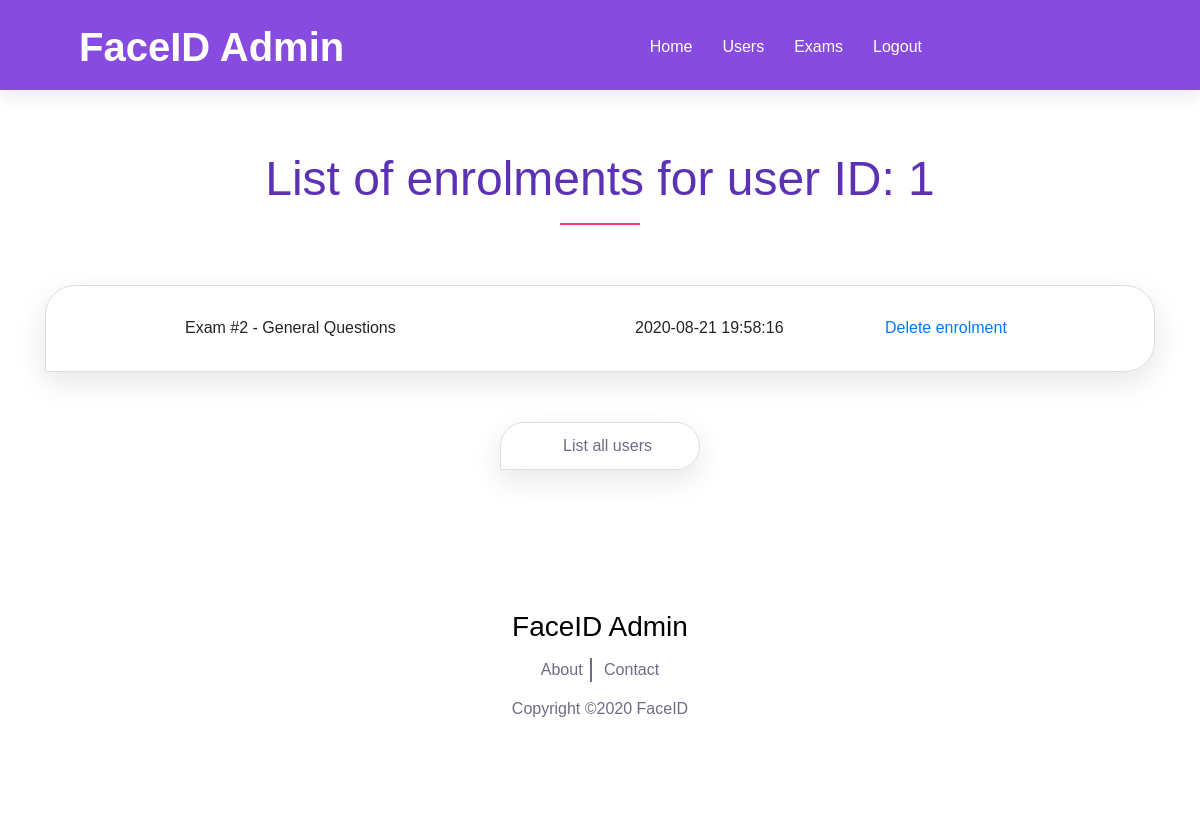
Before: /admin/enrolment/user/1 with the older database file.
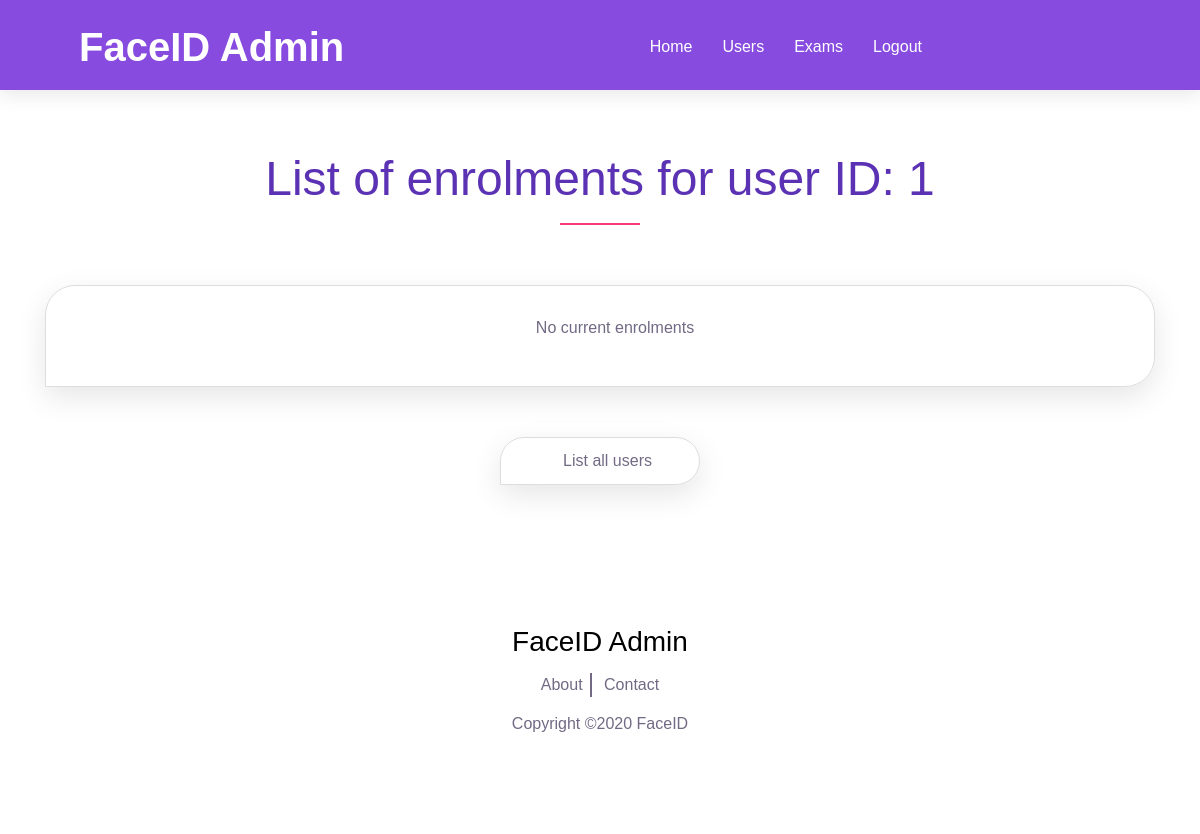
After: the same page with the newer database file.
### app/models.py (models this page shows)
class Enrolment(db.Model):
    __tablename__ = 'enrolment'
    id = db.Column(db.Integer, primary_key=True)
    user_id = db.Column(db.Integer, db.ForeignKey('user.id'), nullable=False)
    exam_id = db.Column(db.Integer, db.ForeignKey('exams.id'), nullable=False)
    date = db.Column(db.DateTime, nullable=False)
    status = db.Column(db.String(50), nullable=False)

class Exams(db.Model):
    __tablename__ = 'exams'
    id = db.Column(db.Integer, primary_key=True)
    title = db.Column(db.String(80), unique=True, nullable=False)

### app/routes.py (the view)
@app.route('/admin/enrolment/user/<user_id>')
def user_enrolment(user_id):
    title = 'User enrolment'
    error=None
    sq = db.session.query(Enrolment.exam_id).filter(Enrolment.user_id == user_id).subquery()
    available_exams =  db.session.query(Exams).filter(Exams.id.notin_(sq)).all()
    enrolment = db.session.query(Enrolment, Exams).outerjoin(Exams, Enrolment.exam_id == Exams.id).filter(Enrolment.user_id == user_id).order_by(Enrolment.date.desc()).all()
    return render_template('./admin/admin_user_enroll.html', error=error, user_id=user_id,  enrolment=enrolment, available_exams=available_exams, title=title)

### app/templates/admin/admin_user_enroll.html (shortened to what this page needs)
{% extends "./admin/admin_base.html" %}
{% block content %}
    <div id="content">
        <section class="special-area bg-white section_padding_150_50" id="about">
            <div class="container">
                <div class="row">
                    <div class="col-12">
                        <div class="section-heading text-center">
                            <h2>List of enrolments for user ID: {{user_id}}</h2>
                            <div class="line-shape"></div>
                        </div>
                    </div>
                </div>
            </div>
            <div class="special_description_area">
                <div class="container">
                    <div class="row">
                        <div class="col-lg-12">
                            <div class="webcam-frame">
                                    <div class="table-container">
                                        <div class='table-wrapper-enrolment'>
                                        {% if not enrolment %}
                                            <div class="special_description_content text-center">
                                            <p><strong>No current enrolments</strong> </p>
                                            </div>
                                        {% endif %}
                                        {% for row in enrolment %}
                                        <div class='tb-row-25'>
                                            <div class='tb-column-title'> {{ row.Exams.title }}</div>
                                            <div class='tb-column-250'> {{ row.Enrolment.date}}</div>
                                            <div class='tb-column-150'><a href='/admin/delete/{{user_id}}/exam/{{row.Exams.id}}'> Delete enrolment</a> </div>
                                        </div>
                                        {% endfor %}
                                    </div>
                                </div>
                            </div>
                            <div class="down-menu">
                                <div class="app-download-btn wow fadeInUp button-200" data-wow-delay="0.2s">
                                    <a href="/admin/list/users/">
                                        <p class="mb-0">List all users</p>
                                    </a>
                                </div>
                            </div>
                        </div>
                    </div>
                </div>
            </div>
        </section>
        </div>
        {% endblock %}

### app/templates/admin/admin_base.html (shortened to what this page needs)
<!DOCTYPE html>
<html lang="en">
<head>
    <link href="/static/style.css" rel="stylesheet">
    <link href="/static/css/responsive.css" rel="stylesheet">
</head>
<body>
    <header class="header_area">
        <div class="container-fluid">
            <div class="row align-items-center">
                <div class="col-12 col-lg-10">
                    <div class="menu_area">
                        <nav class="navbar navbar-expand-lg navbar-light">
                            <a class="navbar-brand" href="/admin/">FaceID Admin</a>
                            <div class="collapse navbar-collapse" id="ca-navbar">
                                <ul class="navbar-nav ml-auto" id="nav">
                                    <li class="nav-item"><a class="nav-link" href="/admin/">Home</a></li>
                                    <li class="nav-item"><a class="nav-link" href="/admin/list/users/">Users</a></li>
                                    <li class="nav-item"><a class="nav-link" href="/admin/list/exams/">Exams</a></li>
                                    <li class="nav-item"><a class="nav-link" href="/admin/logout/">Logout</a></li>
                                </ul>
                            </div>
                        </nav>
                    </div>
                </div>
            </div>
        </div>
    </header>
    {% block content %}{% endblock %}
    <footer class="footer-social-icon text-center section_padding_70 clearfix">
        <div class="footer-text">
            <h3>FaceID Admin</h3>
        </div>
        <div class="footer-menu">
            <nav>
                <ul>
                    <li><a href="#">About</a></li>
                    <li><a href="#">Contact</a></li>
                </ul>
            </nav>
        </div>
        <div class="copyright-text">
            <p>Copyright ©2020 FaceID</p>
        </div>
    </footer>
</body>
</html>

### app/static/style.css (style rules this page uses)
body { font-family: 'Cabin', sans-serif; background-color: #fff; }
h1, h2, h3, h4, h5, h6 { font-family: 'Cabin', sans-serif; font-weight: 400; color: #000; line-height: 1.2; }
.section_padding_150_50 { padding-top: 150px; padding-bottom: 50px; }
.section_padding_70 { padding-top: 70px; padding-bottom: 70px; }
ul, ol { margin: 0; padding: 0; }
a, a:hover, a:focus, a:active { text-decoration: none; -webkit-transition-duration: 500ms; -o-transition-duration: 500ms; transition-duration: 500ms; }
li { list-style: none; }
p { color: #726a84; font-size: 16px; font-weight: 300; margin-top: 0; }
.section-heading > h2 { font-weight: 300; color: #5b32b4; font-size: 48px; margin: 0; }
.section-heading { margin-bottom: 60px; }
.line-shape-white, .line-shape { width: 80px; height: 2px; background-color: #fb397d; margin-top: 15px; }
.line-shape { margin-left: calc(50% - 40px); }
.header_area { left: 0; position: absolute; width: 100%; z-index: 99; top: 0; padding: 0 4%; background-color: #884bdf; -webkit-box-shadow: 0 4px 20px rgba(0, 0, 0, 0.1); box-shadow: 0 4px 20px rgba(0, 0, 0, 0.1); height: 90px; }
.menu_area .navbar-brand { font-size: 40px; font-weight: 700; color: #fff; margin: 0; line-height: 1; padding: 0; }
.menu_area { position: relative; z-index: 2; }
.menu_area #nav .nav-link { color: #fff; display: block; font-size: 16px; font-weight: 500; border-radius: 30px; -webkit-transition-duration: 500ms; -o-transition-duration: 500ms; transition-duration: 500ms; padding: 35px 15px; }
.app-download-btn a { border: 1px solid #ddd; display: -webkit-box; display: -ms-flexbox; display: flex; -webkit-box-align: center; -ms-flex-align: center; align-items: center; padding: 15px 30px; border-radius: 30px 30px 30px 0; -webkit-box-shadow: 0 10px 30px rgba(0, 0, 0, 0.1); box-shadow: 0 10px 30px rgba(0, 0, 0, 0.1); -webkit-box-pack: center; -ms-flex-pack: center; justify-content: center; margin:20px 0 20px 0; }
.app-download-btn a p { font-size: 16px; line-height: 1; -webkit-transition-duration: 500ms; -o-transition-duration: 500ms; transition-duration: 500ms; }
.app-download-btn:first-child { margin-right: 20px; }
.footer-text { margin-bottom: 15px; }
.footer-menu ul li { display: inline-block; }
.footer-menu ul li a { border-right: 2px solid #726a84; display: block; padding: 0 7.5px; color: #726a84; }
.footer-menu ul li:last-child a { border-right: 0 solid #ddd; }
.footer-social-icon { margin-bottom: 30px; }
.footer-menu { margin-bottom: 15px; }
.copyright-text > p { margin-bottom: 0; }
.webcam-frame { border: 1px solid #ddd; border-top-color: rgb(221, 221, 221); border-right-color: rgb(221, 221, 221); border-bottom-color: rgb(221, 221, 221); border-left-color: rgb(221, 221, 221); display: -webkit-box; display: -ms-flexbox; display: flex; -webkit-box-align: center; -ms-flex-align: center; align-items: center; padding: 15px 30px; border-radius: 30px 30px 30px 0; -webkit-box-shadow: 0 10px 30px rgba(0, 0, 0, 0.1); box-shadow: 0 10px 30px rgba(0, 0, 0, 0.1); -webkit-box-pack: center; -ms-flex-pack: center; justify-content: center; margin-bottom: 50px; }
.button-200 { width: 200px; }
.table-wrapper-enrolment { margin: 15px; background-color: rgb(255, 255, 255); width:100%; }
.table-container { display: flex; flex-direction: column; background-color: rgb(255, 255, 255); }
.down-menu { text-align: center; margin-left: auto; margin-right: auto; width: 200px; }

Changed rows visible on the page:
removed Enrolment: Exams "Exam #2 - General Questions", Enrolment "2020-08-21 19:58:16"
Other visible differences:
text now shown: "No current enrolments"
